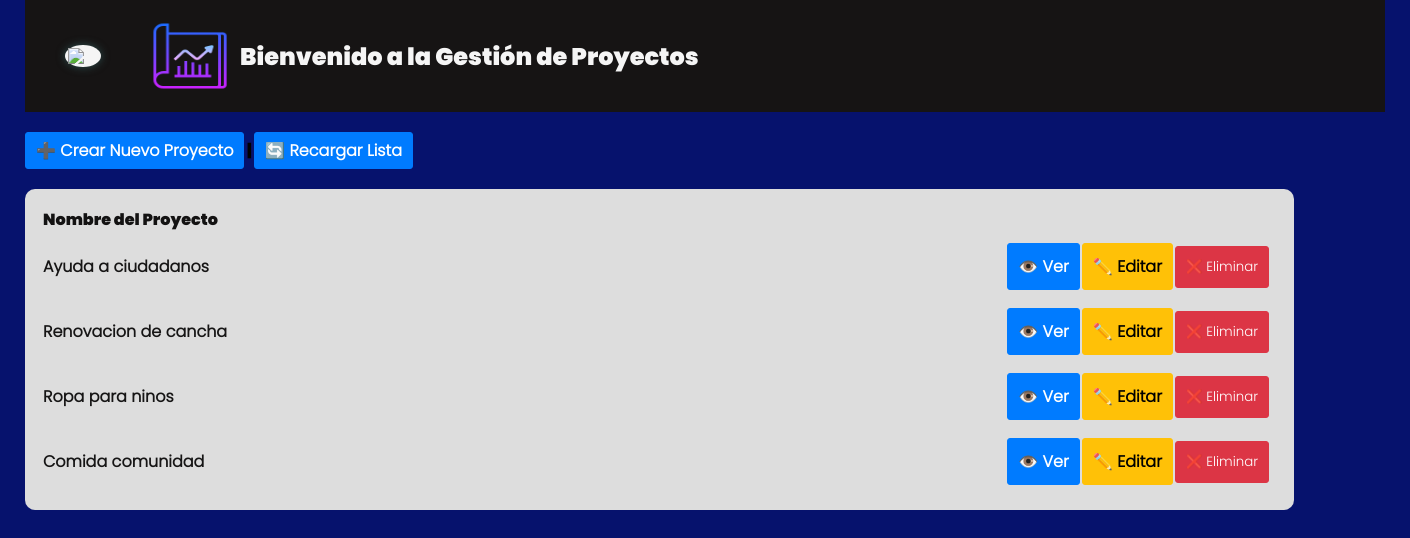
The page /views/index.php (signed in) on the database its author committed.
### tables this page shows
CREATE TABLE projects (
    id_project           INT             PRIMARY KEY,
    name_project         TEXT (1, 150),
    fecha_inicio_project DATE,
    fecha_final_project  DATE,
    estado_project       TEXT,
    presupuesto_project  NUMERIC (19, 4) 
);

### views/index.php (the view, shortened to what this page needs)
<?php
$proyectos = [];
try {
    $pdo = conexionDB();
    $stmt = $pdo->prepare("SELECT id_project, name_project FROM projects");
    $stmt->execute();
    $proyectos = $stmt->fetchAll(PDO::FETCH_ASSOC);
} catch (PDOException $e) {
    $error_msg = "Error al cargar proyectos: " . $e->getMessage();
}
?>
<!DOCTYPE html>
<html lang="es">
<head>
    <link rel="stylesheet" href="../views/assets/css/sistem project.css">
</head>
<body>
    <div class="list-option">
        <article class="titulo">
            <figure class="contenedor-flex">
                <a href="../views/main-menu/index.php" class="volver" title="Volver a HOME">
                    <img src="../views/assets/imgs/icons/arrow-left.svg">
                </a>
                <a class="link">
                    <img src="../views/assets/imgs/icons8-project-96.png" alt="bandera de venezuela" class="img_proyecto">
                    <h1 class="texto_titulo">Bienvenido a la Gestión de Proyectos</h1>
                </a>
            </figure>
        </article>
    </div>
    <div>
        <p>
            <a class="btn_create btn-accion" href="../views/Create Project/index.php">➕ Crear Nuevo Proyecto</a>
            |
            <a class="btn_recargar btn-accion" href="./index.php">🔄 Recargar Lista</a>
        </p>
    </div>
    <table>
        <thead>
            <tr class="columnas1">
                <th>Nombre del Proyecto</th>
            </tr>
        </thead>
        <tbody class="columnas2">
            <?php if (!empty($proyectos)): ?>
                <?php foreach ($proyectos as $proyecto): ?>
                    <tr>
                        <td class="columna_name"><?php echo htmlspecialchars($proyecto['name_project']); ?></td>
                        <td class="columna_boton">
                            <a href="./Visualize Project/index.php?id=<?php echo htmlspecialchars($proyecto['id_project']); ?>" class="btn-accion btn-ver"> 👁️ Ver </a>
                            <a href="./Modify Project/index.php?id=<?php echo htmlspecialchars($proyecto['id_project']); ?>" class="btn-accion btn-editar"> ✏️ Editar </a>
                            <form action="http://localhost/servicio-comunitario/controller/system-project/eliminate project.php" method="POST" style="display:inline;">
                                <button type="submit"
                                    onclick="return confirm('¿Está seguro de que desea eliminar el proyecto \'<?php echo htmlspecialchars($proyecto['name_project']); ?>\'? Esto es irreversible.');" class="btn-accion btn-eliminar"> ❌ Eliminar
                                </button>
                            </form>
                        </td>
                    </tr>
                <?php endforeach; ?>
            <?php else: ?>
                <tr>
                    <td colspan="3">No hay Proyectos.</td>
                </tr>
            <?php endif; ?>
        </tbody>
    </table>
</body>
</html>

### views/assets/css/sistem project.css (style rules this page uses)
* body { max-width: 100%; margin:0; background-color:rgb(6, 18, 109); font-family: 'Poppins', Arial, Helvetica, sans-serif; overflow-y: auto; font-weight: bold; overflow-x: hidden; }
.titulo { background-color: rgb(22, 20, 20); color: whitesmoke; width: 1360px; margin: 0; }
div { max-width: 100%; min-width: 600px; margin: 40px auto; }
.img_proyecto { width: 90px; height: 80px; border-radius: 30px 0 30px 0; }
.contenedor-flex { display: grid; grid-template-columns: 50px 1fr; width: 100%; align-items: center; column-gap: 30px; }
.texto_titulo { flex-grow: 1; margin: 0; font-size: 15; }
.link { display: flex; column-gap: 5px; justify-content: center; align-items: center; }
table { justify-content: center; align-items: center; align-items: center; padding: 15px; background-color: #DDDDDD; color: rgb(19, 18, 18); text-align: left; width: 90%; table-layout: fixed; margin: 20px 25px; text-align: left; border-radius: 10px; }
.list-option { display:grid; justify-content: space-around; margin: 0; }
.volver { width: 30px; display: flex; background-color: whitesmoke; padding: 3px; border-radius:50% ; box-shadow: 0 0 8px darkslategray; }
.columna_name { min-width: 85%; white-space: nowrap; overflow: hidden; color: rgb(22, 21, 21); text-overflow: ellipsis; font-family: "Poppins-light",Arial, Helvetica, sans-serif; }
.columna_boton { min-width: 10%; display: flex; justify-content: right; text-align: center; align-items: center; gap: 2px; padding: 8px; }
.btn-accion { padding: 5px 10px; text-decoration: none; border: 1px solid #ccc; border-radius: 3px; display: inline-block; white-space: nowrap; font-family: "Poppins-light",Arial, Helvetica, sans-serif; }
div { text-align: left; margin: 20px 25px; }
.btn_create { background-color: #007bff; color: white; border-color: #007bff; font-family: "Poppins-light",Arial, Helvetica, sans-serif }
.btn_recargar { background-color: #007bff; color: white; border-color: #007bff; font-family: "Poppins-light",Arial, Helvetica, sans-serif }
.btn-ver { background-color: #007bff; color: white; border-color: #007bff;font-family: "Poppins-light",Arial, Helvetica, sans-serif;padding: 10px; }
.btn-editar { background-color: #ffc107; color: black; border-color: #ffc107; font-family: "Poppins-light",Arial, Helvetica, sans-serif;padding: 10px }
.btn-eliminar { font:16px ; background-color: #dc3545; color: white; border-color: #dc3545;font-family: "Poppins-light",Arial, Helvetica, sans-serif;padding: 10px }

### rows shown on the page
projects: name_project "Ayuda a ciudadanos"
projects: name_project "Renovacion de cancha"
projects: name_project "Ropa para ninos"
projects: name_project "Comida comunidad"
